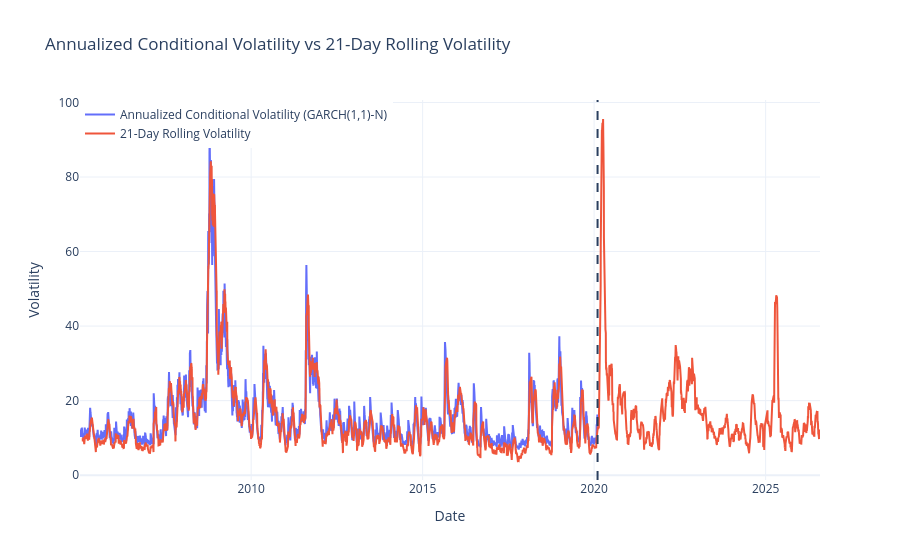

Notebook cell for this chart:
### Markdown cell above
## In-sample sanity: the filter view

GARCH is the boxcar of notebook 01 upgraded to a learned exponential filter.
Overlaying the fitted conditional volatility with the 21-day rolling volatility
shows the difference in impulse response before the model is trusted out of
sample.

`res.conditional_volatility` is daily and in percent, because the fit used
100·r, while `rolling_vol` on raw `r` is daily in raw units. Both are converted
to annualized percent below, or the plot would show the ×100 and ×15.9 tells.

The train/test divider uses `.to_pydatetime()`: a bare `pd.Timestamp` renders in
`fig.show()` but crashes `fig.write_image()`, because kaleido serializes with
orjson, which cannot encode it. This only affects scalar dates in the layout.

### Code cell
annualized_conditional_vol_n = np.sqrt(252) * garch_model_n.conditional_volatility
rolling_21d_vol = rolling_vol(r, window=21)*100*np.sqrt(252)

fig = go.Figure()
fig.add_trace(go.Scatter(x=annualized_conditional_vol_n.index, y=annualized_conditional_vol_n, mode='lines', name='Annualized Conditional Volatility (GARCH(1,1)-N)'))
fig.add_trace(go.Scatter(x=rolling_21d_vol.index, y=rolling_21d_vol, mode='lines', name='21-Day Rolling Volatility'))
fig.add_vline(x=split_date.to_pydatetime(), line_dash='dash')
fig.update_layout(title='Annualized Conditional Volatility vs 21-Day Rolling Volatility',
                  xaxis_title='Date',
                  yaxis_title='Volatility',
                  legend=dict(x=0, y=1, traceorder='normal'),
                  template='plotly_white')

fig.show()

fig.write_image("figures/fig4_rolling_vs_garch.png")

### Figure 1 — Plotly figure (JSON) as saved in the notebook; plotly's stock layout.template omitted (floating-point values rounded to 4 significant figures; data arrays with more than 128 entries replaced by an {"elided": "..."} marker saying what was removed)
{"data": [{"mode": "lines", "name": "Annualized Conditional Volatility (GARCH(1,1)-N)", "type": "scatter", "x": {"elided": "5428 str values"}, "y": {"elided": "5428 float values"}}, {"mode": "lines", "name": "21-Day Rolling Volatility", "type": "scatter", "x": {"elided": "5428 str values"}, "y": {"elided": "5428 float values"}}], "layout": {"legend": {"traceorder": "normal", "x": 0, "y": 1}, "shapes": [{"line": {"dash": "dash"}, "type": "line", "x0": "2020-02-07T00:00:00", "x1": "2020-02-07T00:00:00", "xref": "x", "y0": 0, "y1": 1, "yref": "y domain"}], "title": {"text": "Annualized Conditional Volatility vs 21-Day Rolling Volatility"}, "xaxis": {"title": {"text": "Date"}}, "yaxis": {"title": {"text": "Volatility"}}}}
